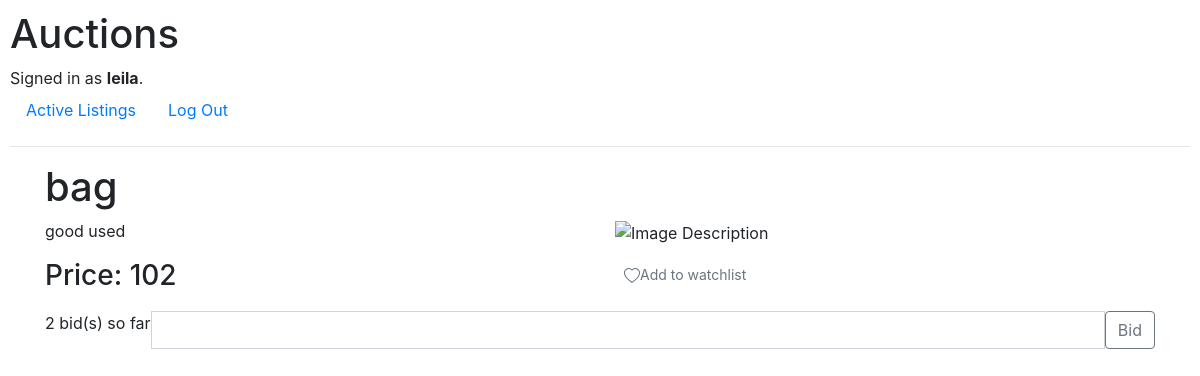
/newlist/1 (signed in), run on the app's committed database.
### auctions/models.py (models this page shows, shortened)
class User(AbstractUser):
    def __str__(self):
        return f"{self.username}"

class AuctionListing(models.Model):
    title = models.CharField(max_length=64)
    description = models.TextField()
    bid = models.ForeignKey(Bid, on_delete=models.CASCADE,
                            related_name='lastuser')
    imageurl = models.URLField(blank=True)
    user = models.ForeignKey(User, on_delete=models.CASCADE,
                             related_name='sellingproduct')
    """category = models.ForeignKey(
        Category, on_delete=models.DO_NOTHING, blank=True)"""
    watchedby = models.ManyToManyField(
        User, related_name='watchlist', blank='True')

class Bid(models.Model):
    initialbid = models.IntegerField()
    numberofbids = models.IntegerField(default=0)
    lastbid = models.IntegerField(default=0)
    biddatetime = models.DateTimeField(null=True)
    lastbiduser = models.ForeignKey(
        User, on_delete=models.CASCADE, related_name="activebids", null=True)

### auctions/views.py (the view, shortened to what this page needs)
# urls.py: path("newlist/<int:listid>", views.list, name="list")
def list(request, listid):
    list = AuctionListing.objects.get(pk=listid)
    messageforbid = "The amount shoud be more than {list.bid.lastbid}" if list.bid.numberofbids > 0 else "The amount shoud be more than or equal{list.bid.initialbid}"
    if not list:
        return print('????????????????????')
    if request.user.is_authenticated and list in request.user.watchlist.all():
        return render(request, "auctions/list.html", {
            "list": list,
        })
    return render(request, "auctions/list.html", {
        "list": list,
    })

### auctions/templates/auctions/list.html (shortened to what this page needs)
{%extends "auctions/layout.html"%}
{%block body%}
<div class="container">
    <div class="row">
        <div class="col">
            <h1>{{list.title}}</h1>
        </div>
    </div>
    <div class="row">
        <div class="col">
            <p>{{list.description}}</p>
        </div>
        <div class="col"> <img src="https://www.mrporter.com/variants/images/1647597278630592/in/w960_q60.jpg"
                alt="Image Description" width="auto" height="200">
        </div>
    </div>
    <div class="row">
        <div class="col">
            {%if list.bid.numberofbids == 0 %}
            <h3>Price: {{list.bid.initialbid}}</h3>
            {%else%}
            <h3>Price: {{list.bid.lastbid}}</h3>
            {%endif%}
        </div>
        <div class="col">
            {%if user.is_authenticated %}
            <form action="{%url 'list' list.id%}" method="post">
                {% if user in list.watchedby.all %}
                <button type="submit" class="btn btn-link text-secondary btn-sm" name="addremovebutton"><svg
                        xmlns="http://www.w3.org/2000/svg" width="16" height="16" fill="red"
                        class="bi bi-suit-heart-fill" viewBox="0 0 16 16">
                        <path
                            d="M4 1c2.21 0 4 1.755 4 3.92C8 2.755 9.79 1 12 1s4 1.755 4 3.92c0 3.263-3.234 4.414-7.608 9.608a.513.513 0 0 1-.784 0C3.234 9.334 0 8.183 0 4.92 0 2.755 1.79 1 4 1z" />
                    </svg>Remove from watchlist</button>
                {% else %}
                <button type="submit" class="btn btn-link text-secondary btn-sm" name="addremovebutton">Add to watchlist</button>
                {%endif%}
            </form>
            {%endif%}
        </div>
    </div>
    {%if user.is_authenticated %}
    <form action="{%url 'list' list.id%}" method="post">
        <div class="input-group mb-3" style="margin-top: 10px;">
            <label for="bidinput" class="form-label">{{list.bid.numberofbids}} bid(s) so far</label>
            <input type="number" min="0" class="form-control" name="bidinput" aria-describedby="button-addon2">
            <button class="btn btn-outline-secondary" type="submit" name="bidbutton">Bid</button>
        </div>
    </form>
    {%endif%}
</div>
{%endblock%}

### auctions/templates/auctions/layout.html (shortened to what this page needs)
{% load static %}
<!DOCTYPE html>
<html lang="en">
<head>
    <link rel="stylesheet" href="https://stackpath.bootstrapcdn.com/bootstrap/4.4.1/css/bootstrap.min.css"
>
    <link href="{% static 'auctions/styles.css' %}" rel="stylesheet">
</head>
<body>
    <h1>Auctions</h1>
    <div>
        {% if user.is_authenticated %}
        Signed in as <strong>{{ user.username }}</strong>.
        {% else %}
        Not signed in.
        {% endif %}
    </div>
    <ul class="nav">
        <li class="nav-item">
            <a class="nav-link" href="{% url 'index' %}">Active Listings</a>
        </li>
        {% if user.is_authenticated %}
        <li class="nav-item">
            <a class="nav-link" href="{% url 'logout' %}">Log Out</a>
        </li>
        {% endif %}
    </ul>
    <hr>
    {% block body %}
    {% endblock %}
</body>
</html>

### auctions/static/auctions/styles.css (style rules this page uses)
body { padding: 10px; }

### data on the page
User: username "leila"
AuctionListing: title "bag", description "good used", bid.lastbid "102", bid.numberofbids "2"
